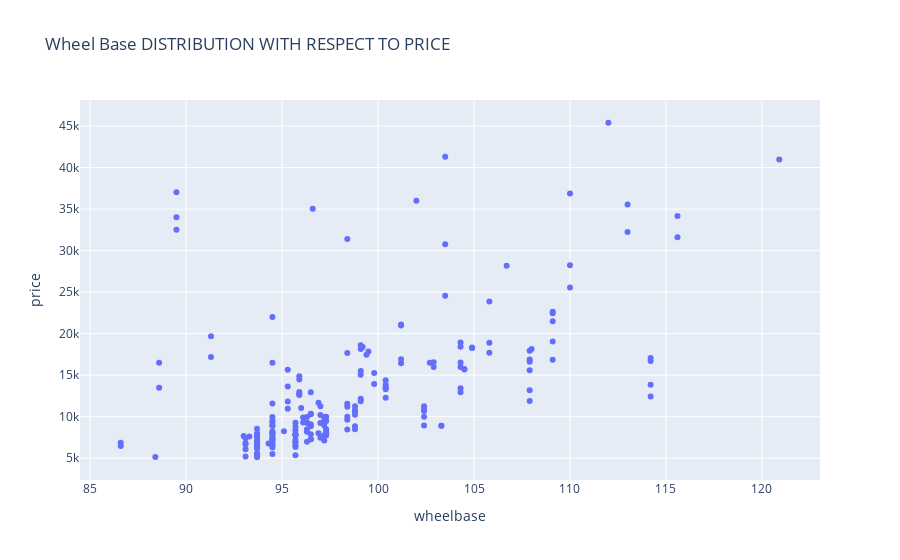

This figure's notebook cell:
### Markdown cell above
12 Visualize Wheel Base feature

### Code cell
fig = px.scatter(df, x="wheelbase", y="price", title="Wheel Base DISTRIBUTION WITH RESPECT TO PRICE")
fig.show()

### Figure 1 — Plotly figure (JSON) as saved in the notebook; plotly's stock layout.template omitted (floating-point values rounded to 4 significant figures; data arrays with more than 128 entries replaced by an {"elided": "..."} marker saying what was removed)
{"data": [{"hovertemplate": "wheelbase=%{x}<br>price=%{y}<extra></extra>", "legendgroup": "", "marker": {"color": "#636efa", "symbol": "circle"}, "mode": "markers", "name": "", "orientation": "v", "showlegend": false, "type": "scatter", "x": {"elided": "205 float values"}, "xaxis": "x", "y": {"elided": "205 float values"}, "yaxis": "y"}], "layout": {"legend": {"tracegroupgap": 0}, "title": {"text": "Wheel Base DISTRIBUTION WITH RESPECT TO PRICE"}, "xaxis": {"anchor": "y", "domain": [0, 1], "title": {"text": "wheelbase"}}, "yaxis": {"anchor": "x", "domain": [0, 1], "title": {"text": "price"}}}}
